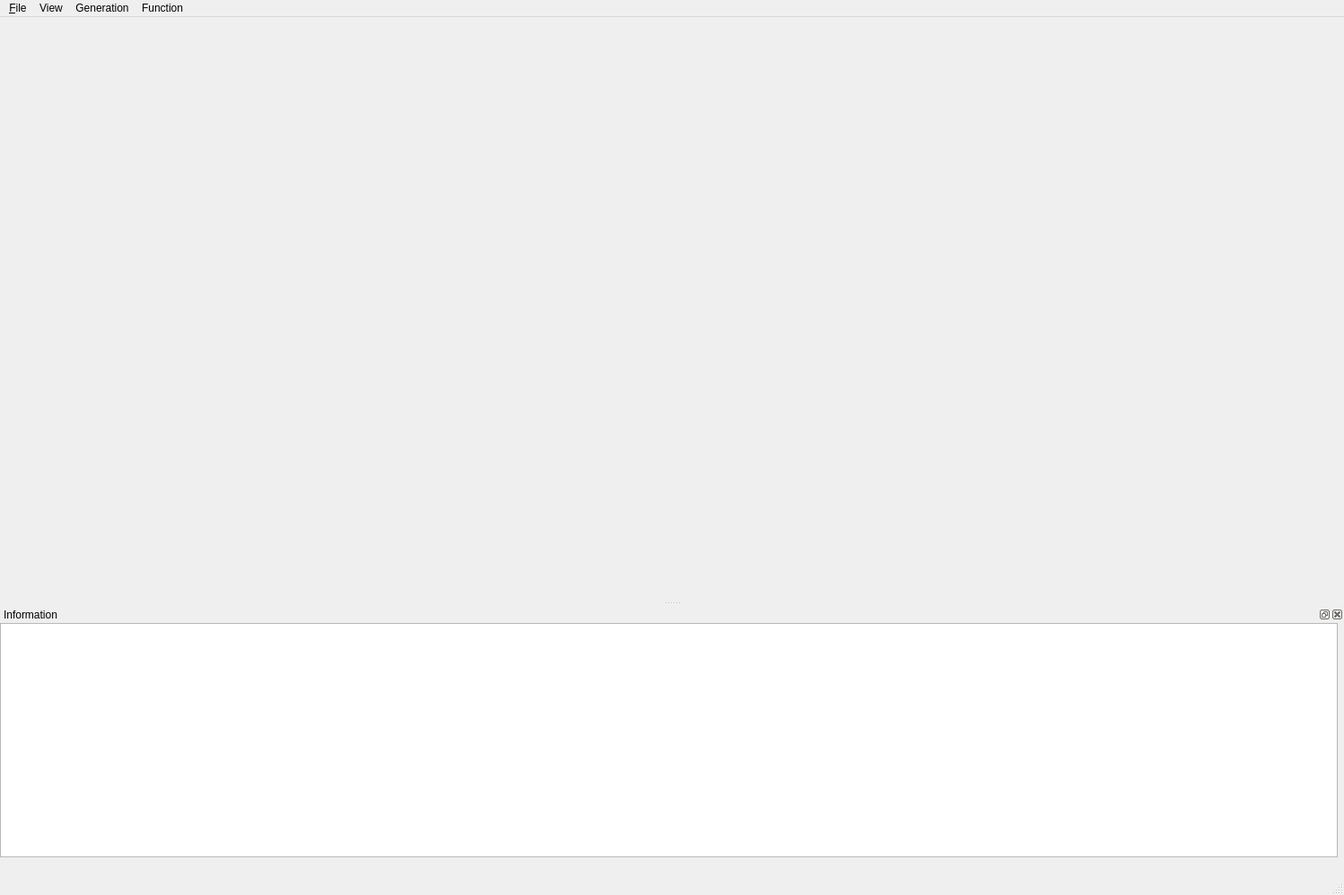
<?xml version="1.0" encoding="UTF-8"?>
<ui version="4.0">
 <class>MainWindow</class>
 <widget class="QMainWindow" name="MainWindow">
  <property name="geometry">
   <rect>
    <x>0</x>
    <y>0</y>
    <width>1498</width>
    <height>997</height>
   </rect>
  </property>
  <property name="sizePolicy">
   <sizepolicy hsizetype="Expanding" vsizetype="Expanding">
    <horstretch>0</horstretch>
    <verstretch>0</verstretch>
   </sizepolicy>
  </property>
  <property name="windowTitle">
   <string>MyComputerGeometry</string>
  </property>
  <widget class="QWidget" name="centralwidget">
   <property name="sizePolicy">
    <sizepolicy hsizetype="Preferred" vsizetype="Preferred">
     <horstretch>0</horstretch>
     <verstretch>0</verstretch>
    </sizepolicy>
   </property>
   <property name="autoFillBackground">
    <bool>true</bool>
   </property>
   <layout class="QHBoxLayout" name="horizontalLayout">
    <item>
     <widget class="glViewer" name="m_glviewer" native="true">
      <property name="sizePolicy">
       <sizepolicy hsizetype="Expanding" vsizetype="Expanding">
        <horstretch>0</horstretch>
        <verstretch>0</verstretch>
       </sizepolicy>
      </property>
      <property name="layoutDirection">
       <enum>Qt::LeftToRight</enum>
      </property>
      <property name="autoFillBackground">
       <bool>false</bool>
      </property>
     </widget>
    </item>
   </layout>
  </widget>
  <widget class="QMenuBar" name="menubar">
   <property name="geometry">
    <rect>
     <x>0</x>
     <y>0</y>
     <width>1498</width>
     <height>22</height>
    </rect>
   </property>
   <widget class="QMenu" name="menu_File">
    <property name="title">
     <string>&amp;File</string>
    </property>
    <addaction name="action_Open"/>
    <addaction name="actionClear"/>
    <addaction name="separator"/>
    <addaction name="action_Quit"/>
   </widget>
   <widget class="QMenu" name="menuGeneration">
    <property name="title">
     <string>Generation</string>
    </property>
    <widget class="QMenu" name="menuSegments">
     <property name="title">
      <string>Segments</string>
     </property>
     <addaction name="actionFrom_points"/>
     <addaction name="actionOn_Circle"/>
    </widget>
    <addaction name="actionPoints"/>
    <addaction name="menuSegments"/>
    <addaction name="actionConvexHulls"/>
    <addaction name="actionPolygon"/>
   </widget>
   <widget class="QMenu" name="menuFunction">
    <property name="title">
     <string>Function</string>
    </property>
    <widget class="QMenu" name="menuConvexHull">
     <property name="title">
      <string>ConvexHull</string>
     </property>
     <addaction name="actionConvexHull_EP"/>
     <addaction name="actionConvexHull_EE_2"/>
     <addaction name="actionConvexHull_Jarvis_March_2"/>
     <addaction name="actionConvexHull_Graham_Scan_2"/>
     <addaction name="actionConvexHull_Divide_and_Conquer_2"/>
    </widget>
    <widget class="QMenu" name="menuIntersection">
     <property name="title">
      <string>Intersection</string>
     </property>
     <addaction name="actionInterval"/>
     <addaction name="actionSegments_2"/>
     <addaction name="actionConvexHull_2"/>
     <addaction name="actionConvexHull_Edge_Chasing"/>
    </widget>
    <widget class="QMenu" name="menuTriangulation">
     <property name="title">
      <string>Triangulation</string>
     </property>
     <addaction name="actionMonotone"/>
    </widget>
    <widget class="QMenu" name="menuVoronoi_2">
     <property name="title">
      <string>Voronoi</string>
     </property>
     <addaction name="actionNaive_3"/>
     <addaction name="actionIncremental"/>
     <addaction name="actionDivide_and_Conquer_2"/>
     <addaction name="actionSweep_Line_2"/>
    </widget>
    <addaction name="menuConvexHull"/>
    <addaction name="menuIntersection"/>
    <addaction name="menuTriangulation"/>
    <addaction name="menuVoronoi_2"/>
   </widget>
   <widget class="QMenu" name="menuView">
    <property name="title">
     <string>View</string>
    </property>
   </widget>
   <addaction name="menu_File"/>
   <addaction name="menuView"/>
   <addaction name="menuGeneration"/>
   <addaction name="menuFunction"/>
  </widget>
  <widget class="QDockWidget" name="dockWidget_info">
   <property name="sizePolicy">
    <sizepolicy hsizetype="Expanding" vsizetype="Fixed">
     <horstretch>0</horstretch>
     <verstretch>0</verstretch>
    </sizepolicy>
   </property>
   <property name="minimumSize">
    <size>
     <width>1400</width>
     <height>300</height>
    </size>
   </property>
   <property name="layoutDirection">
    <enum>Qt::LeftToRight</enum>
   </property>
   <property name="autoFillBackground">
    <bool>true</bool>
   </property>
   <property name="windowTitle">
    <string>Information</string>
   </property>
   <attribute name="dockWidgetArea">
    <number>8</number>
   </attribute>
   <widget class="QWidget" name="dockWidgetContents">
    <property name="sizePolicy">
     <sizepolicy hsizetype="Preferred" vsizetype="Preferred">
      <horstretch>0</horstretch>
      <verstretch>0</verstretch>
     </sizepolicy>
    </property>
    <property name="layoutDirection">
     <enum>Qt::LeftToRight</enum>
    </property>
    <property name="autoFillBackground">
     <bool>true</bool>
    </property>
    <widget class="QTextBrowser" name="m_information">
     <property name="geometry">
      <rect>
       <x>0</x>
       <y>0</y>
       <width>1491</width>
       <height>261</height>
      </rect>
     </property>
    </widget>
   </widget>
  </widget>
  <widget class="QStatusBar" name="statusbar"/>
  <action name="action_Quit">
   <property name="text">
    <string>&amp;Quit</string>
   </property>
   <property name="shortcut">
    <string>Ctrl+Q</string>
   </property>
  </action>
  <action name="action_Open">
   <property name="text">
    <string>&amp;Open</string>
   </property>
   <property name="shortcut">
    <string>Ctrl+O</string>
   </property>
  </action>
  <action name="actionPoints">
   <property name="text">
    <string>Points</string>
   </property>
  </action>
  <action name="actionConvexHull">
   <property name="text">
    <string>ConvexHull_EP</string>
   </property>
  </action>
  <action name="actionInformation">
   <property name="checkable">
    <bool>true</bool>
   </property>
   <property name="checked">
    <bool>true</bool>
   </property>
   <property name="text">
    <string>Information</string>
   </property>
  </action>
  <action name="actionRepaint">
   <property name="text">
    <string>Repaint</string>
   </property>
  </action>
  <action name="actionClear">
   <property name="text">
    <string>Clear</string>
   </property>
  </action>
  <action name="actionConvexHull_EE">
   <property name="text">
    <string>ConvexHull_EE</string>
   </property>
  </action>
  <action name="actionConvexHull_Jarvis_March">
   <property name="text">
    <string>ConvexHull_Jarvis_March</string>
   </property>
  </action>
  <action name="actionConvexHull_Graham_Scan">
   <property name="text">
    <string>ConvexHull_Graham_Scan</string>
   </property>
  </action>
  <action name="actionConvexHull_Divide_and_Conquer">
   <property name="text">
    <string>ConvexHull_Divide_and_Conquer</string>
   </property>
  </action>
  <action name="actionConvexHull_EP">
   <property name="text">
    <string>ConvexHull_EP</string>
   </property>
  </action>
  <action name="actionConvexHull_EE_2">
   <property name="text">
    <string>ConvexHull_EE</string>
   </property>
  </action>
  <action name="actionConvexHull_Jarvis_March_2">
   <property name="text">
    <string>ConvexHull_Jarvis_March</string>
   </property>
  </action>
  <action name="actionConvexHull_Graham_Scan_2">
   <property name="text">
    <string>ConvexHull_Graham_Scan</string>
   </property>
  </action>
  <action name="actionConvexHull_Divide_and_Conquer_2">
   <property name="text">
    <string>ConvexHull_Divide_and_Conquer</string>
   </property>
  </action>
  <action name="actionInterval">
   <property name="text">
    <string>Interval</string>
   </property>
  </action>
  <action name="actionFrom_points">
   <property name="text">
    <string>From points</string>
   </property>
  </action>
  <action name="actionOn_Circle">
   <property name="text">
    <string>On Circle</string>
   </property>
  </action>
  <action name="actionSegments_2">
   <property name="text">
    <string>Segments</string>
   </property>
  </action>
  <action name="actionConvexHulls">
   <property name="text">
    <string>ConvexHulls</string>
   </property>
  </action>
  <action name="actionConvexHull_2">
   <property name="text">
    <string>ConvexHull_Check</string>
   </property>
  </action>
  <action name="actionConvexHull_Edge_Chasing">
   <property name="text">
    <string>ConvexHull_Edge_Chasing</string>
   </property>
  </action>
  <action name="actionConvexHull_BO">
   <property name="text">
    <string>ConvexHull_BO</string>
   </property>
  </action>
  <action name="actionPolygon">
   <property name="text">
    <string>Polygon</string>
   </property>
  </action>
  <action name="actionMonotone">
   <property name="text">
    <string>Monotone</string>
   </property>
  </action>
  <action name="actionNaive">
   <property name="text">
    <string>Naive</string>
   </property>
  </action>
  <action name="actionNaive_2">
   <property name="text">
    <string>Naive</string>
   </property>
  </action>
  <action name="actionDivide_and_Conquer">
   <property name="text">
    <string>Divide and Conquer</string>
   </property>
  </action>
  <action name="actionSweep_Line">
   <property name="text">
    <string>Sweep Line</string>
   </property>
  </action>
  <action name="actionNaive_3">
   <property name="text">
    <string>Naive</string>
   </property>
  </action>
  <action name="actionIncremental">
   <property name="text">
    <string>Incremental</string>
   </property>
  </action>
  <action name="actionDivide_and_Conquer_2">
   <property name="text">
    <string>Divide and Conquer</string>
   </property>
  </action>
  <action name="actionSweep_Line_2">
   <property name="text">
    <string>Sweep Line</string>
   </property>
  </action>
 </widget>
 <customwidgets>
  <customwidget>
   <class>glViewer</class>
   <extends>QWidget</extends>
   <header>glViewer.h</header>
  </customwidget>
 </customwidgets>
 <resources/>
 <connections/>
</ui>
